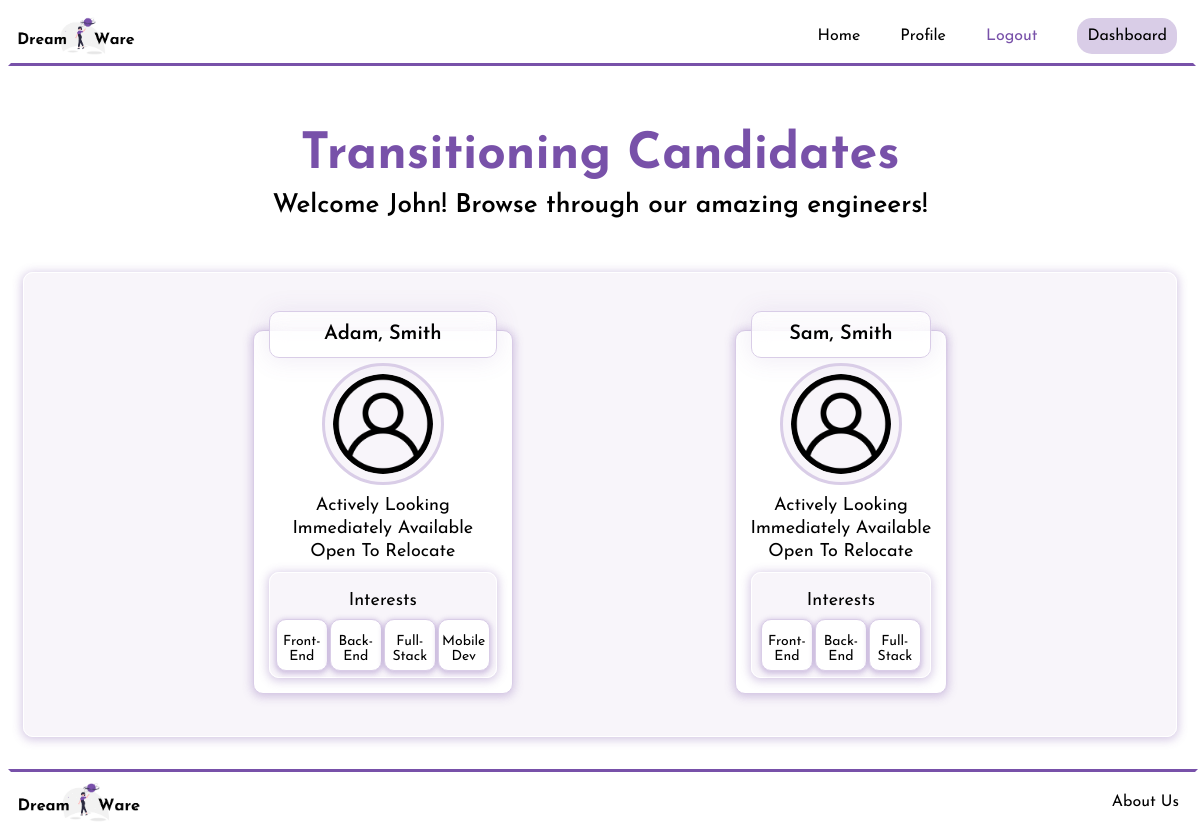
Page /CandidateBoard/ (signed in) on the earlier database version.
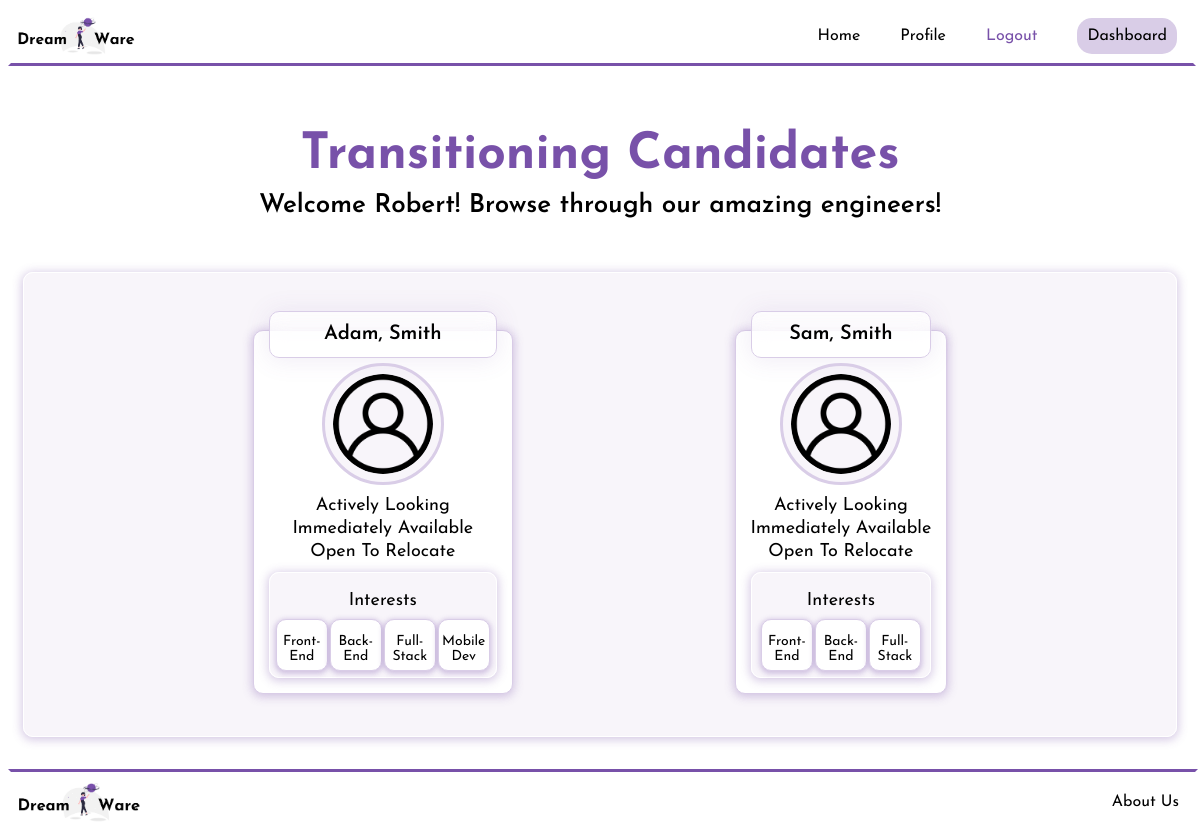
Same page on the later database version.
### dashboard/models.py (models this page shows, shortened)
class CustomUser(AbstractBaseUser, PermissionsMixin):
    def validate_email(value):
        valid_emails = [
            '@gmail.com',
            '@outlook.com',
            '@yahoo.com',
            '@protonmail.com',
            '@aol.com',
            '@icloud.com',
        ]
        for x in valid_emails:
            if x in value:
                return value
            else:
                raise ValidationError("Email Field only accepts gmail, outlook, yahoo, aol and icloud addressees.")
    username = None
    email = models.EmailField(blank = False, unique = True, validators=[validate_email])
    first_name = models.CharField(blank = False,max_length=50)
    last_name = models.CharField(blank = False,max_length=50)
    is_admin = models.BooleanField(default = False)
    is_staff = models.BooleanField(default=False)
    is_active = models.BooleanField(default=True)
    is_company = models.BooleanField(blank=False,default=False)#Monitors companies active on platform
    date_joined = models.DateTimeField(default=timezone.now)
    USERNAME_FIELD = 'email'
    REQUIRED_FIELDS = ['first_name','last_name']
    objects = CustomUserManager()

### dashboard/views.py (the view)
# urls.py: path('CandidateBoard/', views.companyCandidateBoard, name='CandidateBoard'),
@login_required(login_url='/login/')
def companyCandidateBoard(request):
    if request.user.is_company is True:
        candidates = Member.objects.order_by('last_name')
        return render(request, 'companyCandidateBoard.html', {'candidates':candidates}) #renders the templates file
    else:
        raise PermissionDenied()

### dashboard/models.py (called while the page is built)
    def interests_list(self):
        list = str(self.interests)
        list_ = list.split(',')
        return list_

### templates/companyCandidateBoard.html (shortened to what this page needs)
<!DOCTYPE html>
<html lang="en">
    <head>
        {% load static %}
        <link rel="stylesheet" href="{% static 'style.css' %}">
    </head>
    <body>
        <main>
            <section class="greeting-section">
                <h1>Transitioning Candidates</h1>
                <h2 class="subtitle"> Welcome {{user.first_name}}! Browse through our amazing engineers!</h2>
            </section>
            <section class="boardSection">
                <section class="profileCards">
                    {% if candidates %}
                        {% for candidate in candidates %}
                            <section class="cards">
                                <section class="infoSection">
                                    <div class="candidateTitle">
                                        <p class="title"> {{candidate.user.first_name}}, {{candidate.user.last_name}}</p>
                                    </div>
                                    <img class="candidateImg"src="/media/{{candidate.picture}}"  width="100px" height="100px">
                                    <p>{{candidate.get_workstatus_display}}</p>
                                    <p>{{candidate.get_availability_display}}</p>
                                    <p>{{candidate.get_relocation_display}}</p>
                                </section>
                                <section class="interests">
                                    <p>Interests</p>
                                    <section class="interestsContainer">
                                        {% for x in candidate.interests_list %}
                                            <div class="interestsCards">
                                                <p class="text">{{x}}</p>
                                            </div>
                                        {% endfor %}
                                    </section>
                                </section>
                            </section>
                        {% endfor %}
                    {% endif %}
                </section>
            </section>
        </main>
    </body>
    <footer-component></footer-component>
</html>

Differences in the rows shown:
changed CustomUser: first_name "John" → "Robert"
